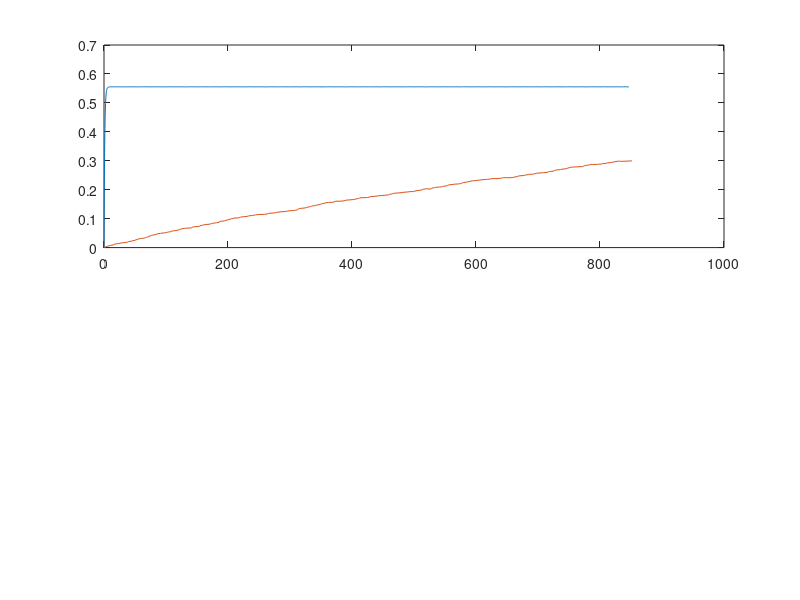

Write MATLAB code to recreate this figure. (Note: this script raises an error after producing the figure.)
% *** THIS PROGRAM DEALS W/ ONE CHEMICAL SPECIES WITH A BINDING AND UNBINDING REACTION, WITH NO FEEDBACK ***

% rates: r_bind = k_bind * (1-a)   
% 			 r_unbind = k_unbind * a

% Initialize the Basic Parameters: number of molecules of A (N), max # of reactions (T) , state vector (X), proportion bound over time (A), Reaction Coeffecients (k_bind, k_unbind) L is the length of the 1D representation of the membrane of a cell.
close all;

N = 1000; T = 400; k_bind = 0.5; k_unbind = 0.4; L = 1;  

% X(1, :) is a bool representing whether each particle is bound or not.
% X(2, :) is a float representing the position of each particle.
X = zeros(2,N); 
X(2,:) = rand(L, N);
% A(1, :) is a float representing the proportion of chemical A that is bound.
% A(2, :) is the time that this value is recorded.
A = zeros(2,T);
big_X = zeros(2,N,T);

function particle_index = find_bound_particle(X, N)
x = randi([1,N]);
switch X(1, x)
    case 1
        particle_index = x;
    case 0
        particle_index = find_bound_particle(X, N);
end
end

function particle_index = find_unbound_particle(X, N)
x = randi([1,N]);
switch X(1, x)
    case 0
        particle_index = x;
    case 1
       particle_index = find_unbound_particle(X, N);
end

end
% This odd index is due to using i-1 to gather the value of the last index in each of the arrays, and I didn't want to add a switch statement every time for i = 1. This is more computationally efficient
for i = 2:(T+1)

    % Setting the rates at the start of each loop
    r_bind = k_bind*(1-A(1,i-1));
    r_unbind = k_unbind*A(1,i-1);
    r_sum = r_bind + r_unbind;

    % Generating a random number for use in Gillespie Algo
    w = rand(1);

    tau = (1 / r_sum) * log(1 / w);

    % Picking the reaction using Gillespie Algo
    if (r_sum * w < r_bind)
        X(1,find_unbound_particle(X, N)) = 1;
    else
        X(1,find_bound_particle(X, N)) = 0;
    end

    % Updating proportion and time for A
    A(:, i) = [(sum(X(1, :)) / N), (A(2, i-1) + tau)];
    big_X(:,:,i) = X;
end

% The steady state  f the concentration for the ODE version of this is:
a_steady_state = (k_bind / (k_bind + k_unbind));


%Setting up the ODE to plot 
[t, a] =  ode45(@(t, a) k_bind * (1 - a) - k_unbind * a, [0, A(2,T)], A(1,1));

subplot(2,1,1);
%ODE plot
plot(t,a); hold on;

%Stochastic Plot
plot(A(2,:),A(1,:));

%Steady state comparison
yline(a_steady_state);

%Title and labels
title('Simple Binding-Unbinding Model w/ ODE Comparison');
xlabel('Time');
ylabel('Bound Proportion of Chemical A');

%Plotting a histogram of particle location
subplot(2,1,2);
hist(X(2,:),20);
title('Histogram of Particle Position at the Ending Time');
xlabel('Position of Particles');
ylabel('Number of Particles');


%% heatmap
pos_mat = squeeze(big_X(2,:,:));
pos_mat = discretize(pos_mat,20)./20; % discretize 1D domain

bool_mat = logical(squeeze(big_X(1,:,:)));

% create table
particle_vec = repmat([1:1:N]',T+1,1);
time_vec = reshape([1:1:(T+1)] .* ones(1,N)',[],1);
pos_vec = reshape(pos_mat, N*(T+1),[]); % reshape position
bool_vec = reshape(bool_mat, N*(T+1),[]); % reshape bind/unbind bool

tab = table(particle_vec,time_vec,pos_vec,bool_vec);

bind_tab = tab(bool_vec == true,:);
unbind_tab = tab(bool_vec == false & time_vec>1 , :); % avoid inital condition biasing overall

% heatmap
figure
subplot(2,1,1)
h = heatmap(bind_tab,"time_vec","pos_vec", Colormap=hot(100));
title('Binded Kymograph'); xlabel('Time'); ylabel('Position')

subplot(2,1,2)
h1 = heatmap(unbind_tab,"time_vec","pos_vec", Colormap=hot(100));
title('Unbinded Kymograph'); xlabel('Time'); ylabel('Position')
